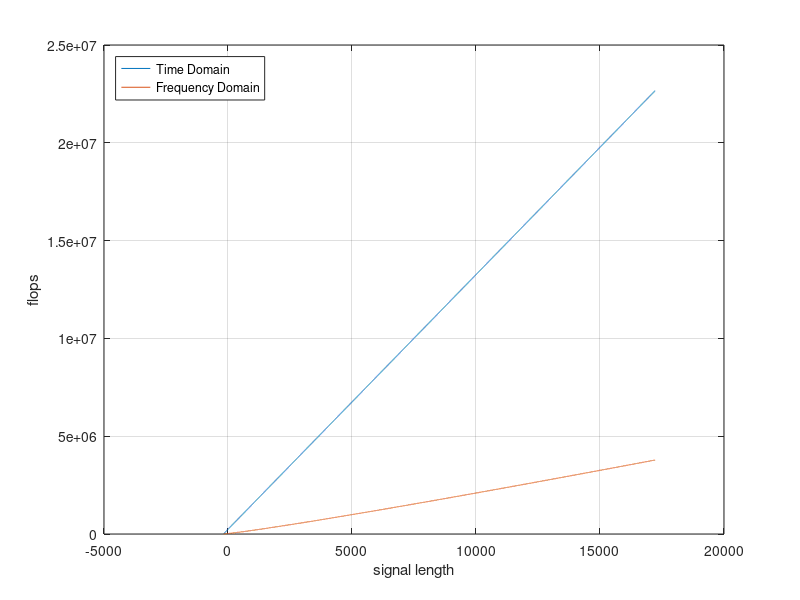

Reproduce this figure in MATLAB. (Note: this script raises an error after producing the figure.)
clear all

figure(1); clf
convLength = 1:2^14+1024;
L_m = [186 21];
for loops = 1:2
L = L_m(loops);
N = convLength-L+1;
numFLOPSperConvOutput = 7*L; % (4 multiplies, 2 adds)*L + L(1 add for the summation)

convFlops = convLength.*numFLOPSperConvOutput;

fftFlops = 0*convFlops;
for i = 1:length(N)
    Nfft = L+N(i)-1;
    fftFlops(i) = 5*Nfft*log2(Nfft) + 5*Nfft*log2(Nfft) + 6*Nfft + 5*Nfft*log2(Nfft);
end




latexWidth = 5;
latexHeight = 4;
figure(loops)
plot(N,convFlops, N,fftFlops); grid on
marge = axis;
% axis([0 max(N) marge(3:4)])
ax = gca;
legend('Time Domain','Frequency Domain','Location', 'NorthWest')
% title(['Convolution with Filter Length ' num2str(L)])
xlabel('signal length')
ylabel('flops')
ax.FontName = 'Times New Roman';

ff = gcf;
homer = ff.Units;
ff.Units = 'inches';
bart = ff.Position;
ff.Position = [bart(1:2) latexWidth latexHeight];
ff.PaperPositionMode = 'auto';
ff.Units = homer;
drawnow
print(ff, '-depsc', ['Theory' num2str(L) 'Tap_flops']) %save as eps a 
end



